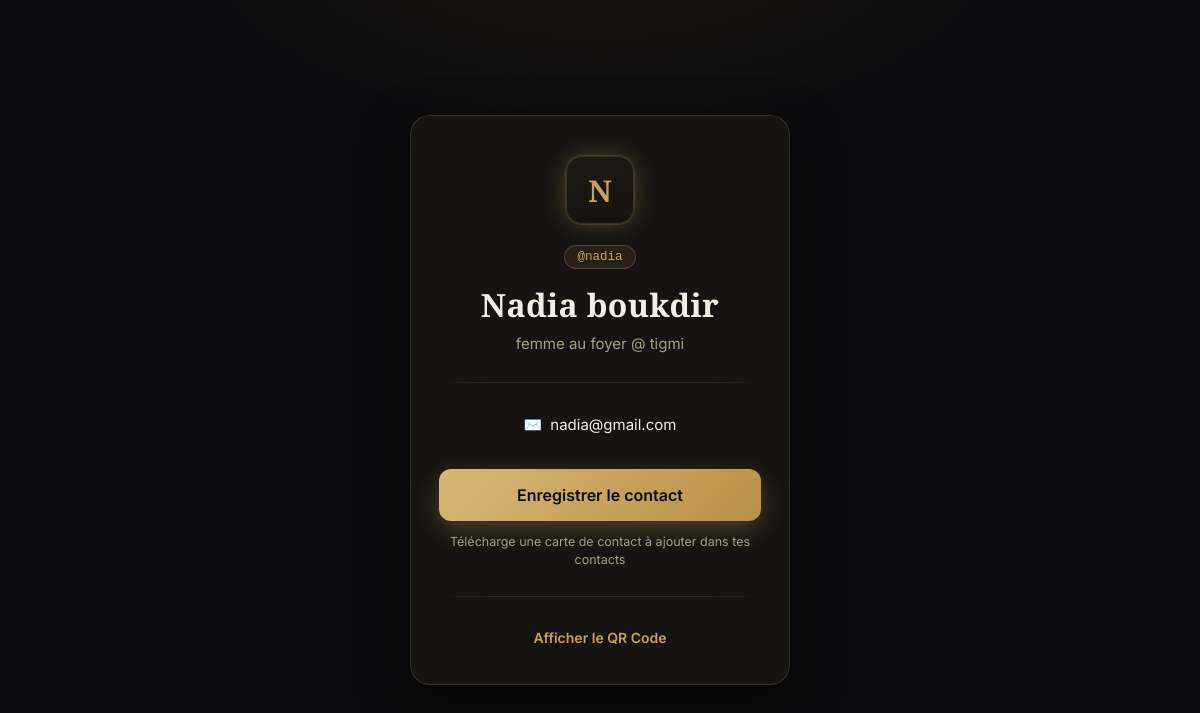
/p/nadia, run on the app's committed database.
### models.py (models this page shows, shortened)
class Profile(db.Model):
    __tablename__ = "profiles"
    id        = db.Column(db.Integer, primary_key=True)
    username  = db.Column(db.String(50), unique=True, nullable=False)
    full_name = db.Column(db.String(100), nullable=False)
    job_title = db.Column(db.String(100), nullable=False)
    company   = db.Column(db.String(100), nullable=False)
    email     = db.Column(db.String(120), nullable=False)
    linkedin  = db.Column(db.String(100), nullable=True)

### app.py (the view)
@app.route("/p/<username>")
def public_profile(username):
    profile = Profile.query.filter_by(username=username).first()
    if profile is None:
        abort(404)
    return render_template("profile.html", profile=profile)

### templates/profile.html (shortened to what this page needs)
<!DOCTYPE html>
<html lang="fr">
<head>
  <link rel="stylesheet" href="{{ url_for('static', filename='style.css') }}">
</head>
<body>
  <main class="card">
    <div class="monogram">{{ profile.full_name[0] }}</div>
    <span class="username-tag">@{{ profile.username }}</span>
    <h1 class="full-name">{{ profile.full_name }}</h1>
    <p class="role-line">{{ profile.job_title }} @ {{ profile.company }}</p>
    <hr class="divider">
    <a class="email-link" href="mailto:{{ profile.email }}">
      <span>✉️</span>
      <span>{{ profile.email }}</span>
    </a>
    <a class="save-button" href="{{ url_for('download_vcard', username=profile.username) }}">Enregistrer le contact</a>
    <p class="save-hint">Télécharge une carte de contact à ajouter dans tes contacts</p>
    <hr class="divider">
    <details class="qr-toggle">
      <summary>Afficher le QR Code</summary>
    </details>
  </main>
</body>
</html>

### static/style.css (style rules this page uses)
:root { --bg: #0b0b0d; --surface: #151412; --border: rgba(201, 161, 90, 0.18); --ink: #f3efe6; --ink-soft: #a89c86; --accent: #c9a15a; --accent-glow: rgba(201, 161, 90, 0.32); --radius: 20px; }
* { box-sizing: border-box; }
html, body { height: 100%; }
body { margin: 0; background: var(--bg); background-image: radial-gradient(600px 300px at 50% -10%, rgba(201, 161, 90, 0.10), transparent 70%); color: var(--ink); font-family: "Inter", -apple-system, BlinkMacSystemFont, "Segoe UI", sans-serif; display: flex; align-items: center; justify-content: center; min-height: 100vh; padding: 24px 16px; }
.card { width: 100%; max-width: 380px; background: var(--surface); border: 1px solid var(--border); border-radius: var(--radius); padding: 40px 28px 32px; text-align: center; box-shadow: 0 20px 50px rgba(0, 0, 0, 0.55); }
.monogram { width: 68px; height: 68px; margin: 0 auto 20px; border-radius: 16px; background: linear-gradient(160deg, #1e1a12, #151412); border: 1px solid var(--border); box-shadow: 0 0 0 1px rgba(201, 161, 90, 0.18), 0 0 24px var(--accent-glow); color: var(--accent); display: flex; align-items: center; justify-content: center; font-family: "Cormorant Garamond", Georgia, serif; font-weight: 600; font-size: 30px; }
.username-tag { display: inline-block; font-family: "SFMono-Regular", Consolas, "Liberation Mono", Menlo, monospace; font-size: 12.5px; color: var(--accent); background: rgba(201, 161, 90, 0.10); border: 1px solid rgba(201, 161, 90, 0.28); border-radius: 999px; padding: 4px 12px; margin-bottom: 16px; }
.full-name { font-family: "Cormorant Garamond", Georgia, serif; font-weight: 600; font-size: 32px; line-height: 1.25; margin: 0 0 8px; letter-spacing: 0.01em; }
.role-line { color: var(--ink-soft); font-size: 15px; line-height: 1.5; margin: 0; }
.divider { width: 100%; height: 1px; border: none; margin: 26px auto; background: linear-gradient(90deg, transparent, var(--border) 20%, var(--border) 80%, transparent); }
.email-link { display: inline-flex; align-items: center; gap: 8px; color: var(--ink); text-decoration: none; font-size: 15px; padding: 6px 4px; border-bottom: 1px solid transparent; transition: border-color 0.15s ease, color 0.15s ease; }
.save-button { display: block; width: 100%; margin-top: 28px; padding: 16px 20px; background: linear-gradient(135deg, #d8b877, #b98f45); color: #0b0b0d; border: none; border-radius: 12px; font-size: 16px; font-weight: 600; font-family: inherit; text-decoration: none; text-align: center; cursor: pointer; box-shadow: 0 8px 24px var(--accent-glow); }
.save-hint { margin: 12px 0 0; font-size: 12.5px; color: var(--ink-soft); line-height: 1.5; }
.qr-toggle summary { cursor: pointer; color: var(--accent); font-size: 14px; font-weight: 600; list-style: none; padding: 6px 0; }
.qr-toggle summary::marker { content: ""; }

### data on the page
Profile: full_name "N", username "nadia", full_name "Nadia boukdir", job_title "femme au foyer", company "tigmi", email "nadia@gmail.com"
